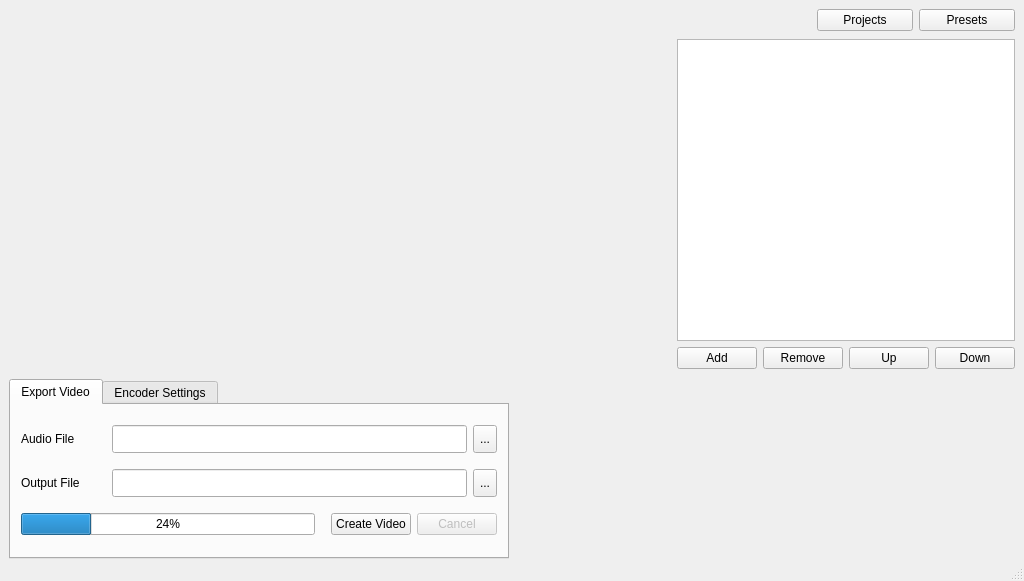
<?xml version="1.0" encoding="UTF-8"?>
<ui version="4.0">
 <class>MainWindow</class>
 <widget class="QMainWindow" name="MainWindow">
  <property name="geometry">
   <rect>
    <x>0</x>
    <y>0</y>
    <width>1008</width>
    <height>575</height>
   </rect>
  </property>
  <property name="sizePolicy">
   <sizepolicy hsizetype="Preferred" vsizetype="Preferred">
    <horstretch>0</horstretch>
    <verstretch>0</verstretch>
   </sizepolicy>
  </property>
  <property name="minimumSize">
   <size>
    <width>0</width>
    <height>0</height>
   </size>
  </property>
  <property name="windowTitle">
   <string>MainWindow</string>
  </property>
  <widget class="QWidget" name="centralwidget">
   <property name="sizePolicy">
    <sizepolicy hsizetype="Preferred" vsizetype="Preferred">
     <horstretch>0</horstretch>
     <verstretch>0</verstretch>
    </sizepolicy>
   </property>
   <property name="autoFillBackground">
    <bool>false</bool>
   </property>
   <layout class="QVBoxLayout" name="verticalLayout">
    <property name="leftMargin">
     <number>9</number>
    </property>
    <property name="bottomMargin">
     <number>0</number>
    </property>
    <item>
     <layout class="QHBoxLayout" name="horizontalLayout">
      <item>
       <spacer name="verticalSpacer_2">
        <property name="orientation">
         <enum>Qt::Vertical</enum>
        </property>
        <property name="sizeType">
         <enum>QSizePolicy::MinimumExpanding</enum>
        </property>
        <property name="sizeHint" stdset="0">
         <size>
          <width>0</width>
          <height>360</height>
         </size>
        </property>
       </spacer>
      </item>
      <item>
       <layout class="QVBoxLayout" name="verticalLayout_previewWrapper">
        <property name="sizeConstraint">
         <enum>QLayout::SetDefaultConstraint</enum>
        </property>
        <property name="topMargin">
         <number>0</number>
        </property>
        <item>
         <spacer name="horizontalSpacer_previewSpacer">
          <property name="orientation">
           <enum>Qt::Horizontal</enum>
          </property>
          <property name="sizeType">
           <enum>QSizePolicy::MinimumExpanding</enum>
          </property>
          <property name="sizeHint" stdset="0">
           <size>
            <width>420</width>
            <height>0</height>
           </size>
          </property>
         </spacer>
        </item>
       </layout>
      </item>
      <item>
       <layout class="QVBoxLayout" name="verticalLayout_3">
        <property name="sizeConstraint">
         <enum>QLayout::SetMinimumSize</enum>
        </property>
        <property name="leftMargin">
         <number>3</number>
        </property>
        <item>
         <layout class="QVBoxLayout" name="verticalLayout_4">
          <property name="sizeConstraint">
           <enum>QLayout::SetMinimumSize</enum>
          </property>
          <property name="leftMargin">
           <number>3</number>
          </property>
          <item>
           <layout class="QHBoxLayout" name="horizontalLayout_16">
            <property name="sizeConstraint">
             <enum>QLayout::SetMinimumSize</enum>
            </property>
            <item>
             <spacer name="horizontalSpacer_6">
              <property name="orientation">
               <enum>Qt::Horizontal</enum>
              </property>
              <property name="sizeType">
               <enum>QSizePolicy::Fixed</enum>
              </property>
              <property name="sizeHint" stdset="0">
               <size>
                <width>140</width>
                <height>20</height>
               </size>
              </property>
             </spacer>
            </item>
            <item>
             <widget class="QPushButton" name="pushButton_projects">
              <property name="text">
               <string>Projects</string>
              </property>
             </widget>
            </item>
            <item>
             <widget class="QPushButton" name="pushButton_presets">
              <property name="text">
               <string>Presets</string>
              </property>
             </widget>
            </item>
           </layout>
          </item>
          <item>
           <spacer name="verticalSpacer">
            <property name="orientation">
             <enum>Qt::Horizontal</enum>
            </property>
            <property name="sizeType">
             <enum>QSizePolicy::Minimum</enum>
            </property>
            <property name="sizeHint" stdset="0">
             <size>
              <width>20</width>
              <height>2</height>
             </size>
            </property>
           </spacer>
          </item>
          <item>
           <widget class="QListWidget" name="listWidget_componentList">
            <property name="sizePolicy">
             <sizepolicy hsizetype="Minimum" vsizetype="Expanding">
              <horstretch>0</horstretch>
              <verstretch>0</verstretch>
             </sizepolicy>
            </property>
            <property name="minimumSize">
             <size>
              <width>0</width>
              <height>0</height>
             </size>
            </property>
            <property name="maximumSize">
             <size>
              <width>16777215</width>
              <height>16777215</height>
             </size>
            </property>
            <property name="frameShape">
             <enum>QFrame::StyledPanel</enum>
            </property>
            <property name="frameShadow">
             <enum>QFrame::Sunken</enum>
            </property>
            <property name="lineWidth">
             <number>1</number>
            </property>
            <property name="tabKeyNavigation">
             <bool>true</bool>
            </property>
            <property name="dragEnabled">
             <bool>true</bool>
            </property>
            <property name="dragDropOverwriteMode">
             <bool>false</bool>
            </property>
            <property name="dragDropMode">
             <enum>QAbstractItemView::InternalMove</enum>
            </property>
            <property name="defaultDropAction">
             <enum>Qt::MoveAction</enum>
            </property>
           </widget>
          </item>
          <item>
           <layout class="QHBoxLayout" name="horizontalLayout_14">
            <item>
             <widget class="QPushButton" name="pushButton_addComponent">
              <property name="text">
               <string>Add</string>
              </property>
             </widget>
            </item>
            <item>
             <widget class="QPushButton" name="pushButton_removeComponent">
              <property name="text">
               <string>Remove</string>
              </property>
             </widget>
            </item>
            <item>
             <widget class="QPushButton" name="pushButton_listMoveUp">
              <property name="text">
               <string>Up</string>
              </property>
             </widget>
            </item>
            <item>
             <widget class="QPushButton" name="pushButton_listMoveDown">
              <property name="text">
               <string>Down</string>
              </property>
             </widget>
            </item>
           </layout>
          </item>
         </layout>
        </item>
        <item>
         <layout class="QHBoxLayout" name="horizontalLayout_7">
          <property name="leftMargin">
           <number>4</number>
          </property>
          <property name="rightMargin">
           <number>2</number>
          </property>
         </layout>
        </item>
       </layout>
      </item>
     </layout>
    </item>
    <item>
     <layout class="QHBoxLayout" name="horizontalLayout_2">
      <property name="sizeConstraint">
       <enum>QLayout::SetFixedSize</enum>
      </property>
      <property name="topMargin">
       <number>4</number>
      </property>
      <property name="rightMargin">
       <number>0</number>
      </property>
      <item>
       <widget class="QTabWidget" name="tabWidget">
        <property name="sizePolicy">
         <sizepolicy hsizetype="MinimumExpanding" vsizetype="Fixed">
          <horstretch>0</horstretch>
          <verstretch>0</verstretch>
         </sizepolicy>
        </property>
        <property name="minimumSize">
         <size>
          <width>500</width>
          <height>0</height>
         </size>
        </property>
        <property name="maximumSize">
         <size>
          <width>16777215</width>
          <height>180</height>
         </size>
        </property>
        <property name="tabPosition">
         <enum>QTabWidget::North</enum>
        </property>
        <property name="tabShape">
         <enum>QTabWidget::Rounded</enum>
        </property>
        <property name="currentIndex">
         <number>0</number>
        </property>
        <widget class="QWidget" name="tab_exportVideo">
         <attribute name="title">
          <string>Export Video</string>
         </attribute>
         <layout class="QVBoxLayout" name="verticalLayout_10">
          <property name="margin">
           <number>10</number>
          </property>
          <item>
           <layout class="QHBoxLayout" name="horizontalLayout_4">
            <property name="topMargin">
             <number>0</number>
            </property>
            <item>
             <widget class="QLabel" name="label_audioFile">
              <property name="sizePolicy">
               <sizepolicy hsizetype="Fixed" vsizetype="Preferred">
                <horstretch>0</horstretch>
                <verstretch>0</verstretch>
               </sizepolicy>
              </property>
              <property name="minimumSize">
               <size>
                <width>85</width>
                <height>0</height>
               </size>
              </property>
              <property name="maximumSize">
               <size>
                <width>80</width>
                <height>16777215</height>
               </size>
              </property>
              <property name="baseSize">
               <size>
                <width>80</width>
                <height>0</height>
               </size>
              </property>
              <property name="text">
               <string>Audio File</string>
              </property>
              <property name="alignment">
               <set>Qt::AlignLeading|Qt::AlignLeft|Qt::AlignVCenter</set>
              </property>
             </widget>
            </item>
            <item>
             <widget class="QLineEdit" name="lineEdit_audioFile">
              <property name="sizePolicy">
               <sizepolicy hsizetype="MinimumExpanding" vsizetype="Fixed">
                <horstretch>0</horstretch>
                <verstretch>0</verstretch>
               </sizepolicy>
              </property>
              <property name="minimumSize">
               <size>
                <width>0</width>
                <height>28</height>
               </size>
              </property>
              <property name="maximumSize">
               <size>
                <width>16777215</width>
                <height>28</height>
               </size>
              </property>
              <property name="baseSize">
               <size>
                <width>0</width>
                <height>0</height>
               </size>
              </property>
             </widget>
            </item>
            <item>
             <widget class="QToolButton" name="toolButton_selectAudioFile">
              <property name="minimumSize">
               <size>
                <width>0</width>
                <height>28</height>
               </size>
              </property>
              <property name="maximumSize">
               <size>
                <width>16777215</width>
                <height>28</height>
               </size>
              </property>
              <property name="text">
               <string>...</string>
              </property>
             </widget>
            </item>
           </layout>
          </item>
          <item>
           <layout class="QVBoxLayout" name="verticalLayout_11">
            <item>
             <layout class="QHBoxLayout" name="horizontalLayout_6">
              <item>
               <widget class="QLabel" name="label_outputFile">
                <property name="sizePolicy">
                 <sizepolicy hsizetype="Fixed" vsizetype="Preferred">
                  <horstretch>0</horstretch>
                  <verstretch>0</verstretch>
                 </sizepolicy>
                </property>
                <property name="minimumSize">
                 <size>
                  <width>85</width>
                  <height>0</height>
                 </size>
                </property>
                <property name="baseSize">
                 <size>
                  <width>0</width>
                  <height>0</height>
                 </size>
                </property>
                <property name="text">
                 <string>Output File</string>
                </property>
                <property name="alignment">
                 <set>Qt::AlignLeading|Qt::AlignLeft|Qt::AlignVCenter</set>
                </property>
               </widget>
              </item>
              <item>
               <widget class="QLineEdit" name="lineEdit_outputFile">
                <property name="sizePolicy">
                 <sizepolicy hsizetype="Minimum" vsizetype="Fixed">
                  <horstretch>0</horstretch>
                  <verstretch>0</verstretch>
                 </sizepolicy>
                </property>
                <property name="minimumSize">
                 <size>
                  <width>0</width>
                  <height>28</height>
                 </size>
                </property>
                <property name="maximumSize">
                 <size>
                  <width>16777215</width>
                  <height>28</height>
                 </size>
                </property>
               </widget>
              </item>
              <item>
               <widget class="QToolButton" name="toolButton_selectOutputFile">
                <property name="minimumSize">
                 <size>
                  <width>0</width>
                  <height>28</height>
                 </size>
                </property>
                <property name="maximumSize">
                 <size>
                  <width>16777215</width>
                  <height>28</height>
                 </size>
                </property>
                <property name="text">
                 <string>...</string>
                </property>
               </widget>
              </item>
             </layout>
            </item>
           </layout>
          </item>
          <item>
           <layout class="QHBoxLayout" name="horizontalLayout_3">
            <property name="margin">
             <number>0</number>
            </property>
            <item>
             <widget class="QProgressBar" name="progressBar_createVideo">
              <property name="minimumSize">
               <size>
                <width>0</width>
                <height>0</height>
               </size>
              </property>
              <property name="value">
               <number>24</number>
              </property>
             </widget>
            </item>
            <item>
             <spacer name="horizontalSpacer">
              <property name="orientation">
               <enum>Qt::Horizontal</enum>
              </property>
              <property name="sizeType">
               <enum>QSizePolicy::Minimum</enum>
              </property>
              <property name="sizeHint" stdset="0">
               <size>
                <width>10</width>
                <height>20</height>
               </size>
              </property>
             </spacer>
            </item>
            <item>
             <widget class="QPushButton" name="pushButton_createVideo">
              <property name="text">
               <string>Create Video</string>
              </property>
             </widget>
            </item>
            <item>
             <widget class="QPushButton" name="pushButton_Cancel">
              <property name="enabled">
               <bool>false</bool>
              </property>
              <property name="text">
               <string>Cancel</string>
              </property>
             </widget>
            </item>
           </layout>
          </item>
         </layout>
         <zorder></zorder>
         <zorder></zorder>
        </widget>
        <widget class="QWidget" name="tab_encoderSettings">
         <attribute name="title">
          <string>Encoder Settings</string>
         </attribute>
         <layout class="QVBoxLayout" name="verticalLayout_9">
          <property name="margin">
           <number>10</number>
          </property>
          <item>
           <layout class="QHBoxLayout" name="horizontalLayout_13">
            <item>
             <widget class="QLabel" name="label_videoFormat">
              <property name="sizePolicy">
               <sizepolicy hsizetype="Fixed" vsizetype="Preferred">
                <horstretch>0</horstretch>
                <verstretch>0</verstretch>
               </sizepolicy>
              </property>
              <property name="minimumSize">
               <size>
                <width>85</width>
                <height>0</height>
               </size>
              </property>
              <property name="text">
               <string>Container</string>
              </property>
             </widget>
            </item>
            <item>
             <widget class="QComboBox" name="comboBox_videoContainer">
              <property name="minimumSize">
               <size>
                <width>150</width>
                <height>0</height>
               </size>
              </property>
             </widget>
            </item>
            <item>
             <spacer name="horizontalSpacer_5">
              <property name="orientation">
               <enum>Qt::Horizontal</enum>
              </property>
              <property name="sizeType">
               <enum>QSizePolicy::Minimum</enum>
              </property>
              <property name="sizeHint" stdset="0">
               <size>
                <width>5</width>
                <height>5</height>
               </size>
              </property>
             </spacer>
            </item>
            <item>
             <widget class="QLabel" name="label_videoPreset">
              <property name="sizePolicy">
               <sizepolicy hsizetype="Fixed" vsizetype="Preferred">
                <horstretch>0</horstretch>
                <verstretch>0</verstretch>
               </sizepolicy>
              </property>
              <property name="text">
               <string>Resolution</string>
              </property>
             </widget>
            </item>
            <item>
             <widget class="QComboBox" name="comboBox_resolution">
              <property name="sizePolicy">
               <sizepolicy hsizetype="Expanding" vsizetype="Fixed">
                <horstretch>0</horstretch>
                <verstretch>0</verstretch>
               </sizepolicy>
              </property>
              <property name="minimumSize">
               <size>
                <width>0</width>
                <height>0</height>
               </size>
              </property>
             </widget>
            </item>
           </layout>
          </item>
          <item>
           <layout class="QHBoxLayout" name="horizontalLayout_10">
            <item>
             <widget class="QLabel" name="label_videoCodec">
              <property name="sizePolicy">
               <sizepolicy hsizetype="Fixed" vsizetype="Preferred">
                <horstretch>0</horstretch>
                <verstretch>0</verstretch>
               </sizepolicy>
              </property>
              <property name="minimumSize">
               <size>
                <width>85</width>
                <height>0</height>
               </size>
              </property>
              <property name="text">
               <string>Video Codec</string>
              </property>
             </widget>
            </item>
            <item>
             <widget class="QComboBox" name="comboBox_videoCodec">
              <property name="minimumSize">
               <size>
                <width>150</width>
                <height>0</height>
               </size>
              </property>
             </widget>
            </item>
            <item>
             <spacer name="horizontalSpacer_4">
              <property name="orientation">
               <enum>Qt::Horizontal</enum>
              </property>
              <property name="sizeType">
               <enum>QSizePolicy::Fixed</enum>
              </property>
              <property name="sizeHint" stdset="0">
               <size>
                <width>5</width>
                <height>5</height>
               </size>
              </property>
             </spacer>
            </item>
            <item>
             <widget class="QLabel" name="label_resolution">
              <property name="sizePolicy">
               <sizepolicy hsizetype="Fixed" vsizetype="Preferred">
                <horstretch>0</horstretch>
                <verstretch>0</verstretch>
               </sizepolicy>
              </property>
              <property name="text">
               <string>Video Bitrate (Kbps)</string>
              </property>
             </widget>
            </item>
            <item>
             <widget class="QSpinBox" name="spinBox_vBitrate">
              <property name="maximum">
               <number>99999</number>
              </property>
             </widget>
            </item>
           </layout>
          </item>
          <item>
           <layout class="QHBoxLayout" name="horizontalLayout_11">
            <item>
             <widget class="QLabel" name="label_audioCodec">
              <property name="sizePolicy">
               <sizepolicy hsizetype="Fixed" vsizetype="Preferred">
                <horstretch>0</horstretch>
                <verstretch>0</verstretch>
               </sizepolicy>
              </property>
              <property name="minimumSize">
               <size>
                <width>85</width>
                <height>0</height>
               </size>
              </property>
              <property name="text">
               <string>Audio Codec</string>
              </property>
             </widget>
            </item>
            <item>
             <widget class="QComboBox" name="comboBox_audioCodec">
              <property name="minimumSize">
               <size>
                <width>150</width>
                <height>0</height>
               </size>
              </property>
             </widget>
            </item>
            <item>
             <spacer name="horizontalSpacer_3">
              <property name="orientation">
               <enum>Qt::Horizontal</enum>
              </property>
              <property name="sizeType">
               <enum>QSizePolicy::Fixed</enum>
              </property>
              <property name="sizeHint" stdset="0">
               <size>
                <width>5</width>
                <height>10</height>
               </size>
              </property>
             </spacer>
            </item>
            <item>
             <widget class="QLabel" name="label_audioBitrate">
              <property name="sizePolicy">
               <sizepolicy hsizetype="Fixed" vsizetype="Preferred">
                <horstretch>0</horstretch>
                <verstretch>0</verstretch>
               </sizepolicy>
              </property>
              <property name="text">
               <string>Audio Bitrate (Kbps)</string>
              </property>
             </widget>
            </item>
            <item>
             <widget class="QSpinBox" name="spinBox_aBitrate">
              <property name="maximum">
               <number>9999</number>
              </property>
             </widget>
            </item>
           </layout>
          </item>
         </layout>
        </widget>
       </widget>
      </item>
      <item>
       <layout class="QVBoxLayout" name="verticalLayout_5">
        <property name="sizeConstraint">
         <enum>QLayout::SetDefaultConstraint</enum>
        </property>
        <item>
         <spacer name="horizontalSpacer_2">
          <property name="orientation">
           <enum>Qt::Horizontal</enum>
          </property>
          <property name="sizeType">
           <enum>QSizePolicy::MinimumExpanding</enum>
          </property>
          <property name="sizeHint" stdset="0">
           <size>
            <width>500</width>
            <height>0</height>
           </size>
          </property>
         </spacer>
        </item>
        <item>
         <widget class="QStackedWidget" name="stackedWidget">
          <property name="sizePolicy">
           <sizepolicy hsizetype="Expanding" vsizetype="Fixed">
            <horstretch>0</horstretch>
            <verstretch>0</verstretch>
           </sizepolicy>
          </property>
          <property name="minimumSize">
           <size>
            <width>0</width>
            <height>180</height>
           </size>
          </property>
          <property name="maximumSize">
           <size>
            <width>16777215</width>
            <height>180</height>
           </size>
          </property>
          <property name="currentIndex">
           <number>-1</number>
          </property>
         </widget>
        </item>
       </layout>
      </item>
     </layout>
    </item>
   </layout>
  </widget>
  <widget class="QStatusBar" name="statusbar"/>
 </widget>
 <resources/>
 <connections/>
</ui>
